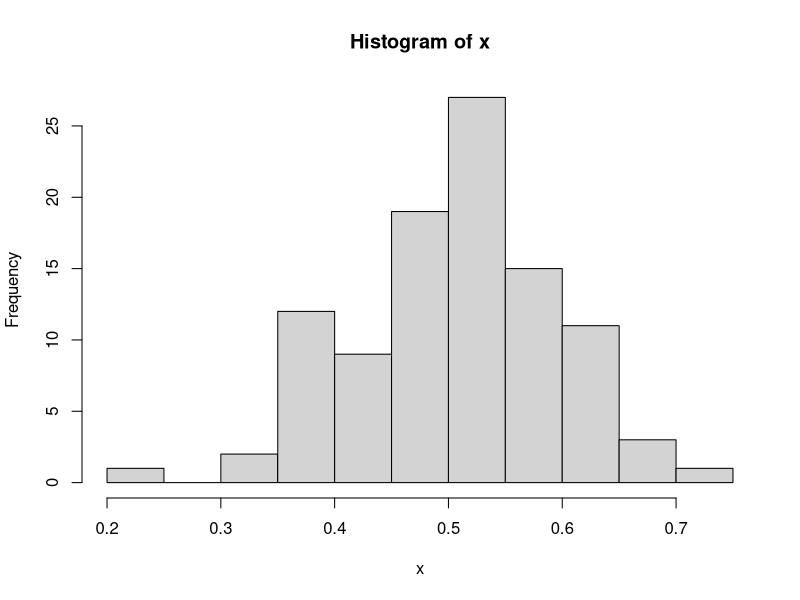
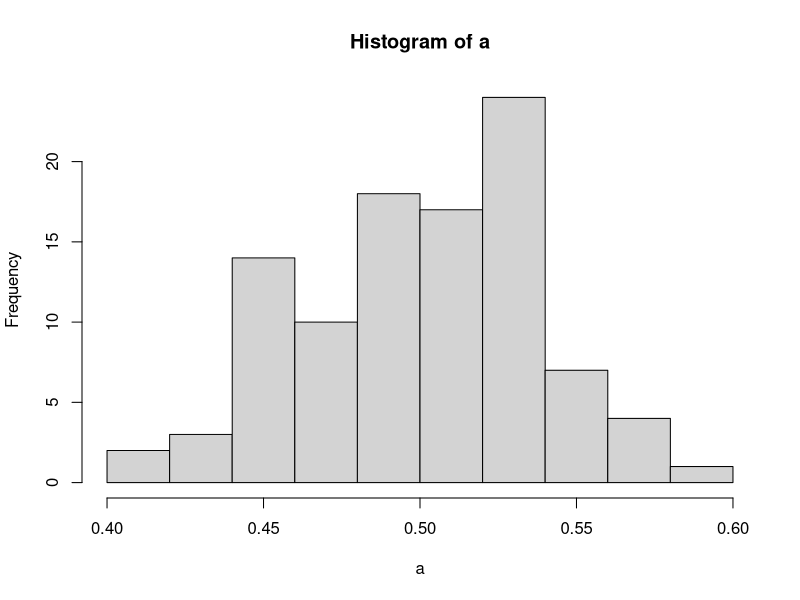
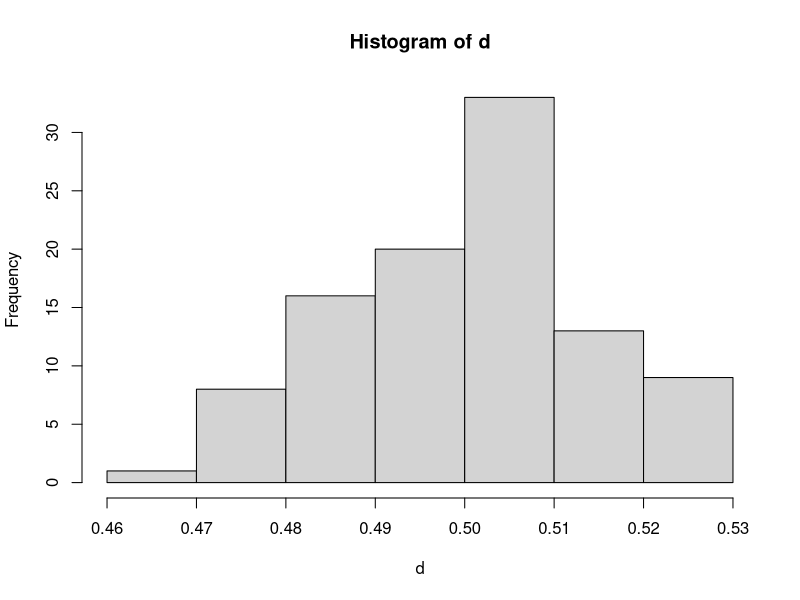
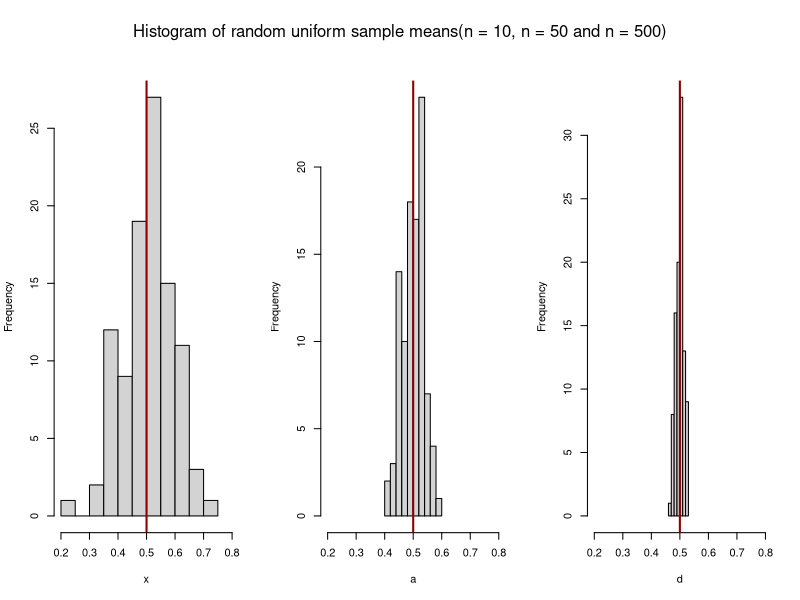
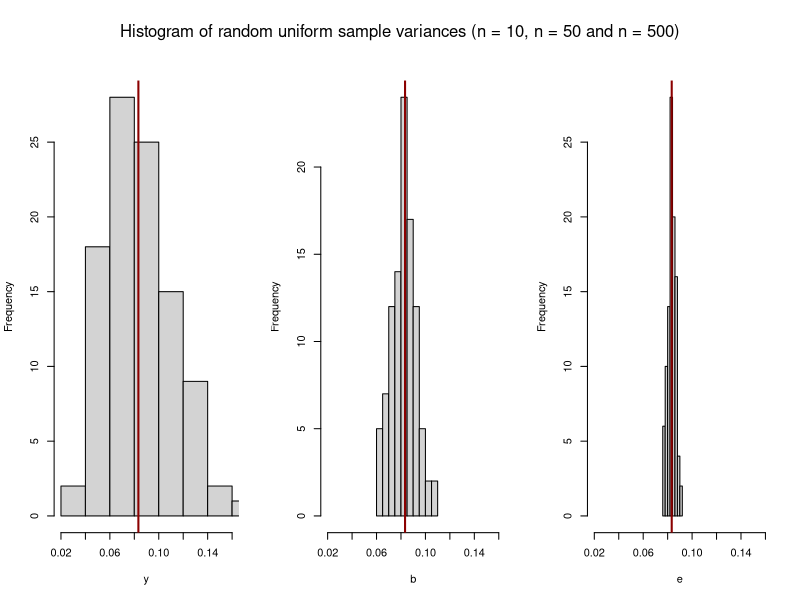
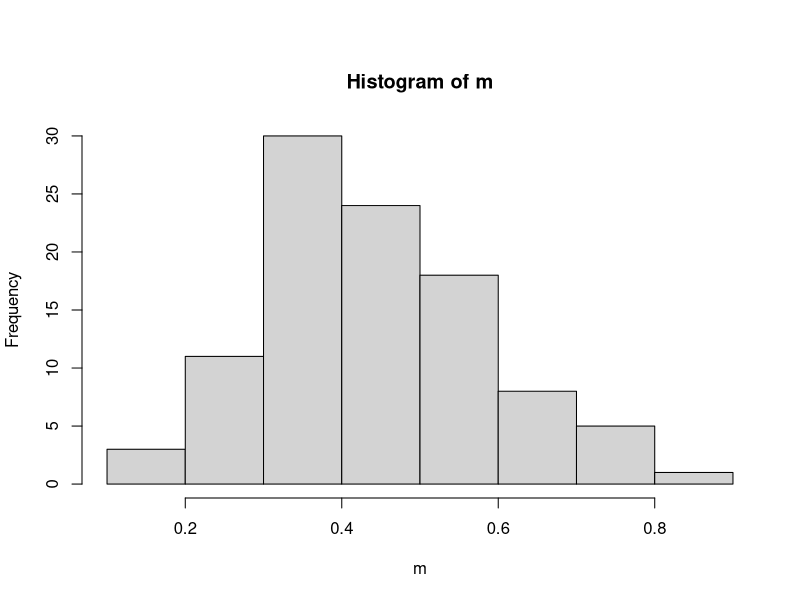
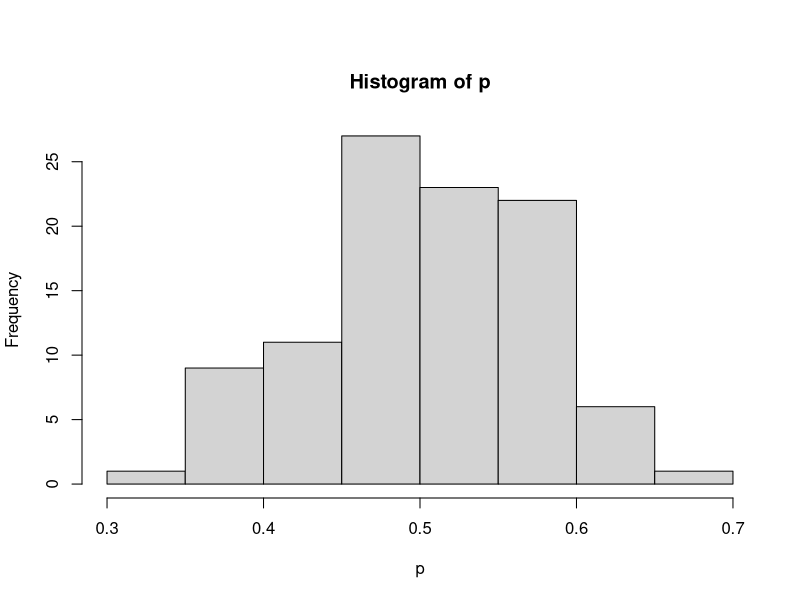
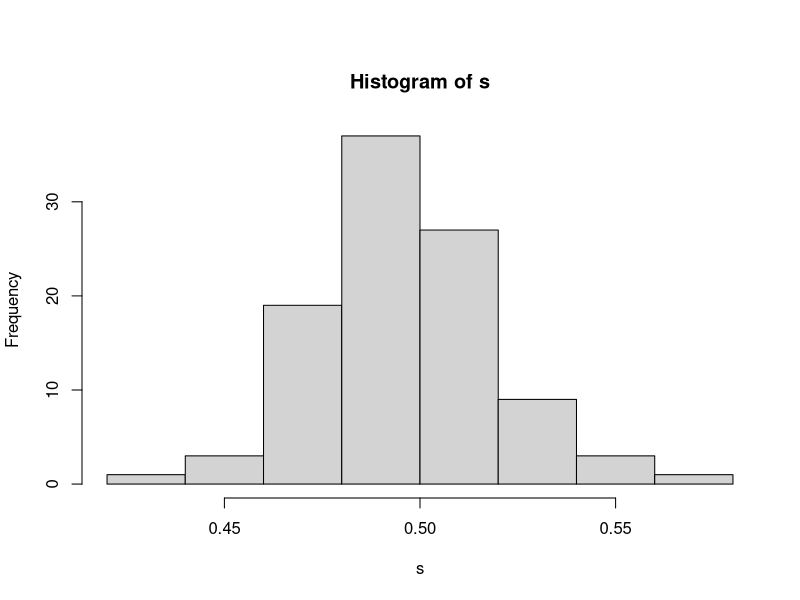

Reproduce these figures in R, in order.
#R Lesson 6 Sampling and Sampling Distributions


# 1) Use the uniform distribution over the interval 0 to 1. Draw 100 random samples of size 10. 
# Calculate the means for each sample. Using the 100 mean values plot a histogram. 
# Repeat with 100 random samples of size 50. Repeat with 100 samples of size 500. 
# Present the three histograms using par(). 
# Calculate the variance of each histogram and compare to the original uniform distribution. 
# What do you conclude?

set.seed(1234)
x <- c() # creates empty vector
y <- c() # creates empty vector
for (i in 1:100) { 
  z <- runif(10)
  x <- append(x, mean(z)) # vector "x" will contain our 100 means
  y <- append(y, var(z)) # vector "y" will contain our 100 variances 
}
#plot histogram of means
hist(x)

# repeat with 100 samples of size 50 
a <- c() # creates empty vector
b <- c() # creates empty vector
for (i in 1:100) { 
  c <- runif(50)
  a <- append(a, mean(c))
  b <- append(b, var(c)) 
}
#plot histogram of means
hist(a)

# repeat with 100 samples of size 50 
d <- c() # creates empty vector
e <- c() # creates empty vector
for (i in 1:100) { 
  f <- runif(500)
  d <- append(d, mean(f))
  e <- append(e, var(f)) 
}
#plot histogram of means
hist(d)


# present the three histograms using par() and mfrow()
par(mfrow=c(1,3), oma=c(0,0,2,0))
hist(x, main = "", xlim = c(0.2,0.8))
abline(v = 0.5, col = "darkred", lwd = 2) 
hist(a, main = "", xlim = c(0.2,0.8))
abline(v = 0.5, col = "darkred", lwd = 2) 
hist(d, main = "", xlim = c(0.2,0.8))
abline(v = 0.5, col = "darkred", lwd = 2) 
mtext("Histogram of random uniform sample means(n = 10, n = 50 and n = 500)",side = 3, outer = T, line = -1)

par(mfrow=c(1,1))
# create and present histograms of the sample variances
par(mfrow=c(1,3), oma=c(0,0,2,0))
hist(y, main = "", xlim = c(0.02,0.16))
abline(v = 0.0833333, col = "darkred", lwd = 2) 
hist(b, main = "", xlim = c(0.02,0.16))
abline(v = 0.0833333, col = "darkred", lwd = 2) 
hist(e, main = "", xlim = c(0.02,0.16))
abline(v = 0.0833333, col = "darkred", lwd = 2) 
mtext("Histogram of random uniform sample variances (n = 10, n = 50 and n = 500)",side = 3, outer = T, line = -1)

par(mfrow=c(1,1))
# NOTE: abline() for mean and variance histograms equal to "true" values
# for a uniform distribution (0,1).
# mean = a + b / 2 = 0.5
# variance = (b - a)^2 / 12 = 0.08333333

# 2) Using the histogram determined above for samples of size 50, find the quartiles. 
# Using the normal distribution with the true mean and variance 
# for a uniform distribution over the interval 0 to 1, determine the theoretical 
# quartiles for a sample mean from 50 observations. Compare the two sets of quartiles. 
# What do you conclude?

j <- c()
for (i in 1:100) {
  k <- rnorm(50, 0.5, sqrt(0.08333333)) 
  j <- append(j, mean(k))
} 
quantile(a)

quantile(j)

# The two sets of quartiles are very similar, likely to converge as sample sizes
# are increased.

# 3) Use the binomial distribution with p = 0.5. Draw 100 random samples of size 10. 
# Calculate the means for each sample. Using the 100 mean values plot a histogram. 
# Repeat with 100 random samples of size 50. Repeat with 100 samples of size 500. 
# Present the three histograms using par(). Calculate the variance of each histogram and 
# compare to the original mean and variance for the binomial. What do you conclude?
par(mfrow=c(1,1))
m <- c() 
n <- c()
for (i in 1:100) {
  o <- rbinom(10, 1, p = 0.5) 
  m <- append(m, mean(o))
  n <- append(n, var(o))
}
# plot histogram of means
hist(m)

# repeat with 100 samples of size 50
p <- c() 
q <- c()
for (i in 1:100) {
  r <- rbinom(50, 1, p = 0.5) 
  p <- append(p, mean(r))
  q <- append(q, var(r))
}

hist(p)

# repeat with 100 samples of size 500
s <- c() 
t <- c()
for (i in 1:100) {
  u <- rbinom(500, 1, p = 0.5) 
  s <- append(s, mean(u))
  t <- append(t, var(u))
} 
hist(s)












